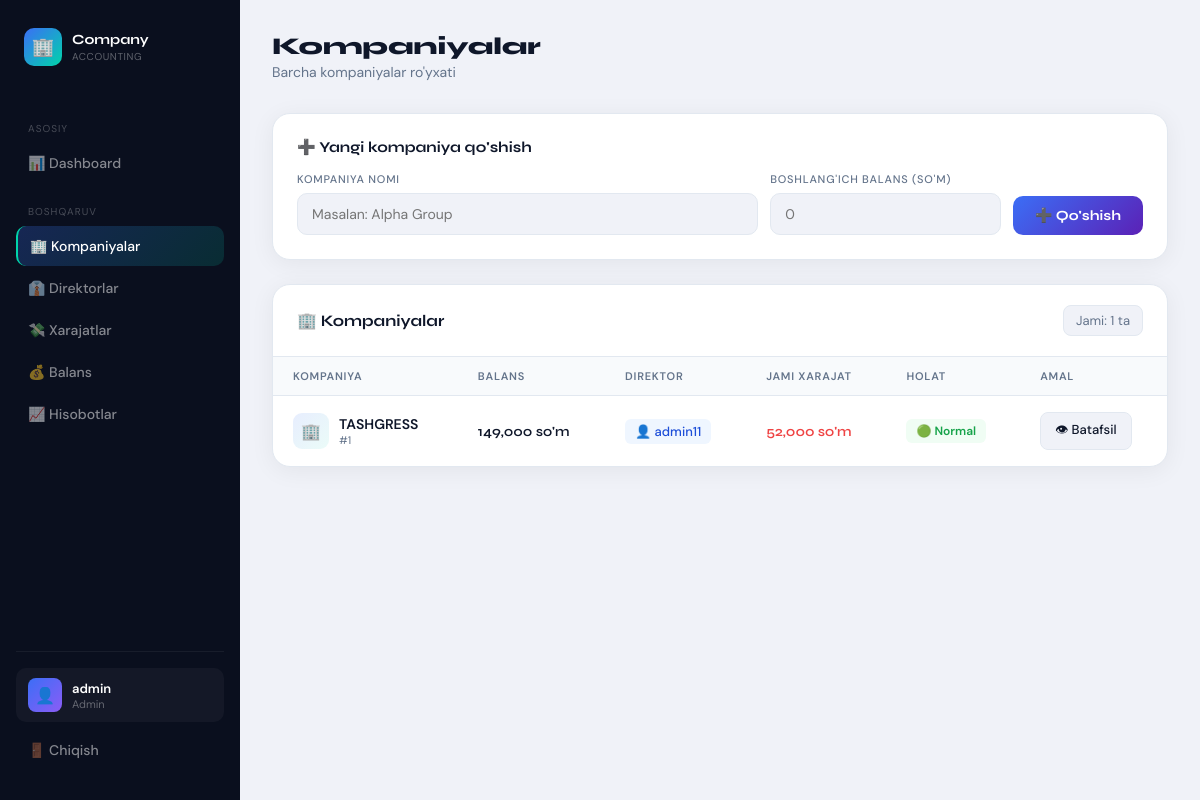
The app's page /admin/companies (signed in), older data.
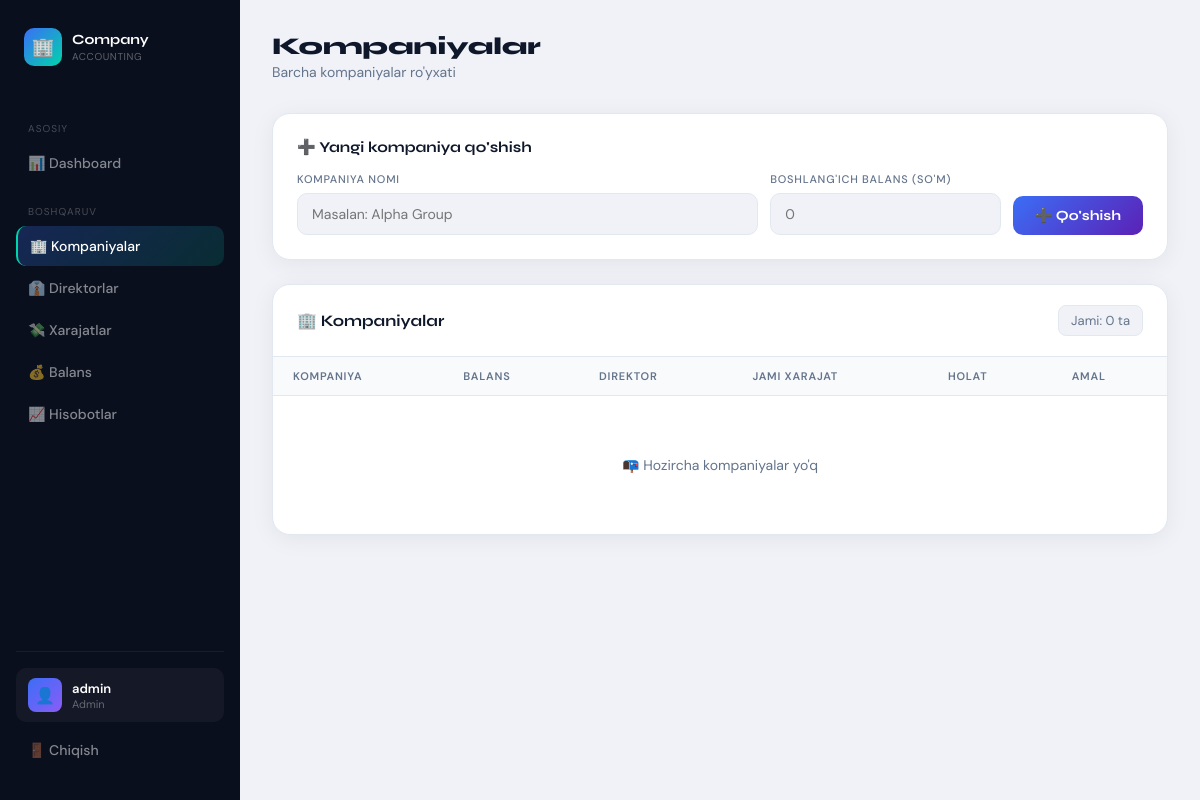
The same page, newer data.
### app.py (the view, shortened to what this page needs)
@app.route("/admin/companies", methods=["GET", "POST"])
def admin_companies():
    if session.get("role") != "admin":
        return "Ruxsat yo'q ❌"
    conn = get_db()
    c = conn.cursor()
    c.execute("""
        SELECT
            c.id,
            c.name,
            c.balance,
            u.username AS director,
            IFNULL(SUM(e.amount), 0) AS total_expense
        FROM companies c
        LEFT JOIN users u ON u.company_id = c.id AND u.role = 'director'
        LEFT JOIN expenses e ON e.company_id = c.id
        GROUP BY c.id
        ORDER BY c.id DESC
    """)
    companies = c.fetchall()
    conn.close()
    return render_template("admin_companies.html", companies=companies)

### app.py (called while the page is built)
def get_db():
    conn = sqlite3.connect("users.db")
    conn.row_factory = sqlite3.Row
    return conn

@app.context_processor
def inject_notifications():
    return {
        "notifications": [],
        "last_expense": session.get("last_expense")
    }

### templates/admin_companies.html (shortened to what this page needs)
<!DOCTYPE html>
<html lang="uz">
<head>
</head>
<body>
<aside class="sidebar">
    <div class="sidebar-logo">
        <div class="icon">🏢</div>
        <div class="brand">Company <span>Accounting</span></div>
    </div>
    <div class="nav-section">Asosiy</div>
    <a href="{{ url_for('dashboard') }}">📊 Dashboard</a>
    <div class="nav-section">Boshqaruv</div>
    <a href="{{ url_for('admin_companies') }}" class="active">🏢 Kompaniyalar</a>
    <a href="{{ url_for('admin_directors') }}">👔 Direktorlar</a>
    <a href="{{ url_for('admin_expenses') }}">💸 Xarajatlar</a>
    <a href="{{ url_for('admin_balances') }}">💰 Balans</a>
    <a href="{{ url_for('admin_reports') }}">📈 Hisobotlar</a>
    <div class="sidebar-bottom">
        <div class="user-badge">
            <div class="user-avatar">👤</div>
            <div class="user-info">
                <div class="name">{{ session.get("user") }}</div>
                <div class="role">Admin</div>
            </div>
        </div>
        <a href="{{ url_for('logout') }}" style="margin-top:8px;">🚪 Chiqish</a>
    </div>
</aside>
<main class="main">
    <div class="topbar">
        <div class="page-title">
            Kompaniyalar
            <span>Barcha kompaniyalar ro'yxati</span>
        </div>
    </div>
    <div class="add-card">
        <div class="add-card-title">➕ Yangi kompaniya qo'shish</div>
        <form method="POST" class="add-form">
            <div class="field">
                <label>Kompaniya nomi</label>
                <input type="text" name="name" placeholder="Masalan: Alpha Group" required>
            </div>
            <div class="field">
                <label>Boshlang'ich balans (so'm)</label>
                <input type="number" name="balance" placeholder="0" required min="0">
            </div>
            <button type="submit" class="btn-add">➕ Qo'shish</button>
        </form>
    </div>
    <div class="table-card">
        <div class="table-header">
            <div class="table-title">🏢 Kompaniyalar</div>
            <div class="total-badge">Jami: {{ companies | length }} ta</div>
        </div>
        <table>
            <thead>
                <tr>
                    <th>Kompaniya</th>
                    <th>Balans</th>
                    <th>Direktor</th>
                    <th>Jami xarajat</th>
                    <th>Holat</th>
                    <th>Amal</th>
                </tr>
            </thead>
            <tbody>
                {% for c in companies %}
                <tr>
                    <td>
                        <div class="company-name-cell">
                            <div class="company-icon">🏢</div>
                            <div>
                                <div style="font-weight:600;">{{ c.name }}</div>
                                <div class="company-id">#{{ c.id }}</div>
                            </div>
                        </div>
                    </td>
                    <td><span class="money balance">{{ "{:,}".format(c.balance) }} so'm</span></td>
                    <td>
                        {% if c.director %}
                            <span class="director-chip">👤 {{ c.director }}</span>
                        {% else %}
                            <span class="no-director">— Biriktirilmagan</span>
                        {% endif %}
                    </td>
                    <td><span class="money expense">{{ "{:,}".format(c.total_expense) }} so'm</span></td>
                    <td>
                        {% if c.balance <= 0 %}
                            <span class="badge danger">🔴 Xavfli</span>
                        {% elif c.balance < 100000 %}
                            <span class="badge danger">🟡 Past</span>
                        {% else %}
                            <span class="badge success">🟢 Normal</span>
                        {% endif %}
                    </td>
                    <td>
                        <a href="{{ url_for('admin_company_detail', company_id=c.id) }}" class="btn-detail">
                            👁 Batafsil
                        </a>
                    </td>
                </tr>
                {% else %}
                <tr class="empty-row">
                    <td colspan="6">📭 Hozircha kompaniyalar yo'q</td>
                </tr>
                {% endfor %}
            </tbody>
        </table>
    </div>
</main>
</body>
</html>

Row changes from the older to the newer data that the page shows:
removed companies: name "TASHGRESS", id "1", balance "149,000", director "admin11", total_expense "52,000", shows "🟢 Normal"
Text that changed along with them:
{{ companies | length }}: "1" → "0"
text now shown: "📭 Hozircha kompaniyalar yo'q"
